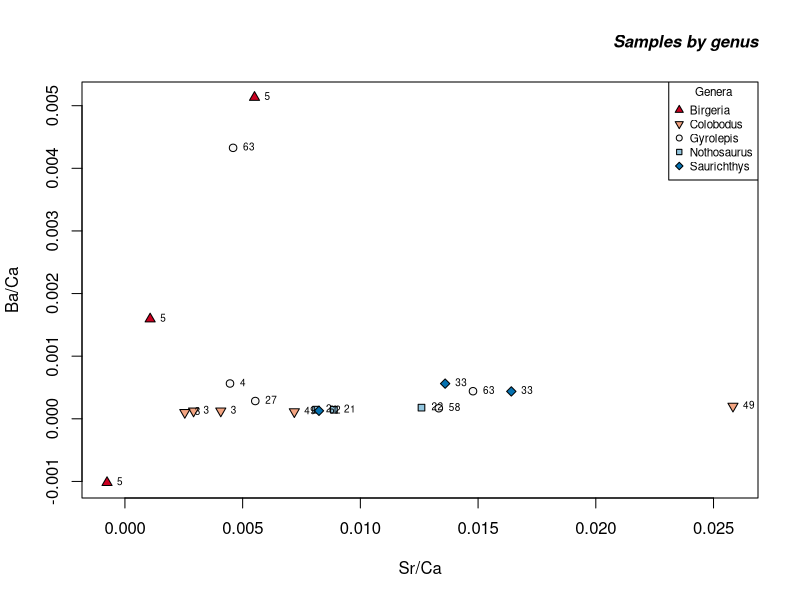
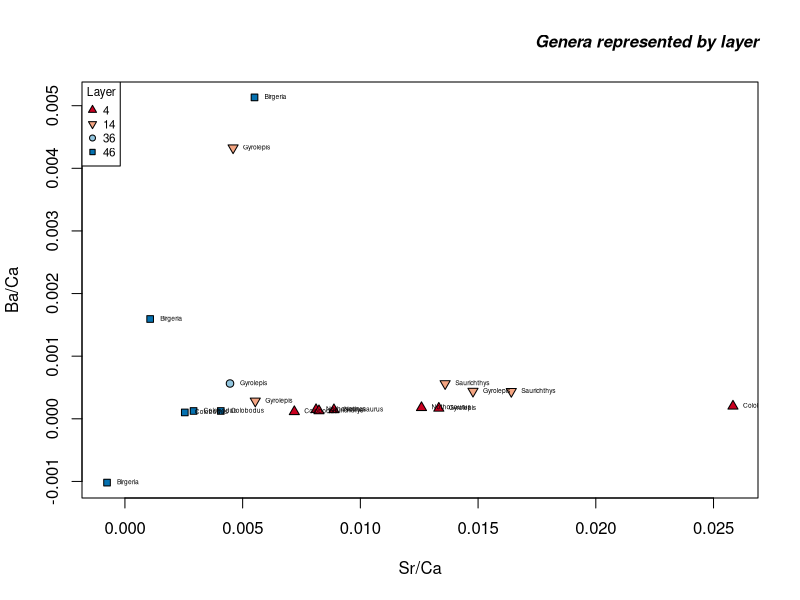
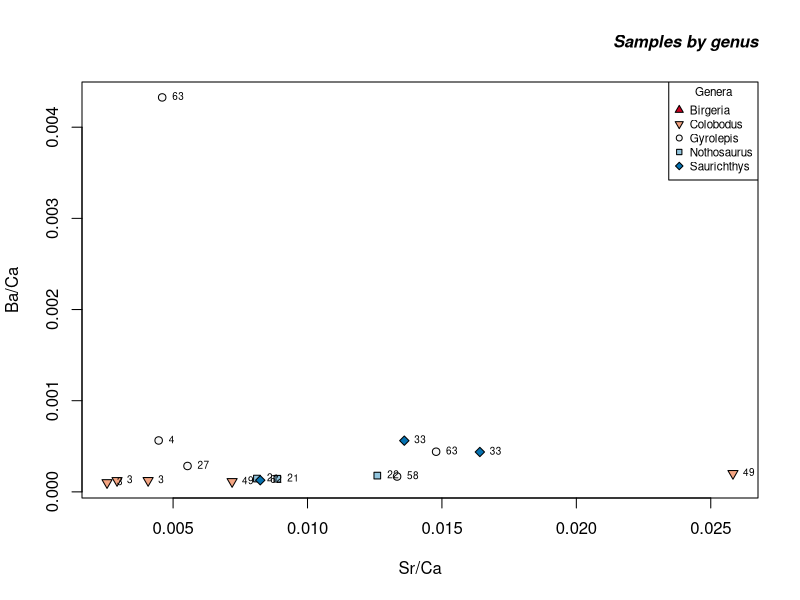
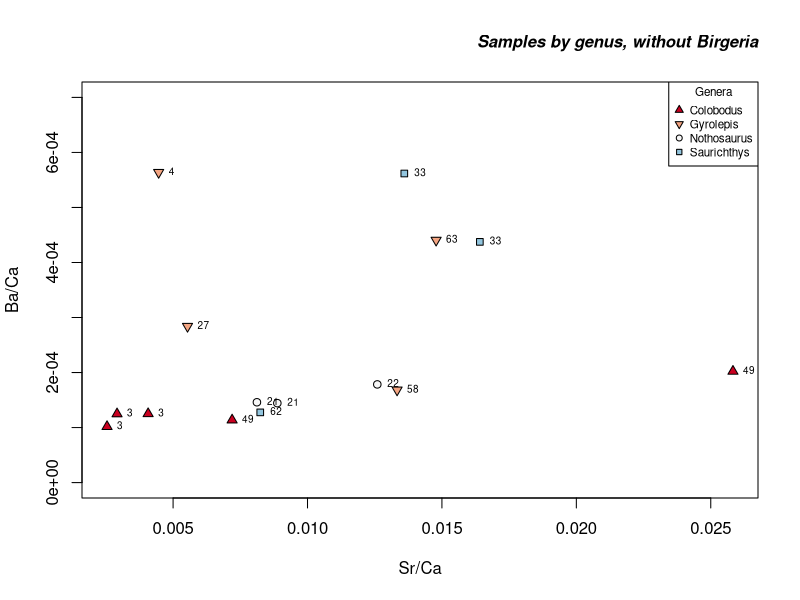
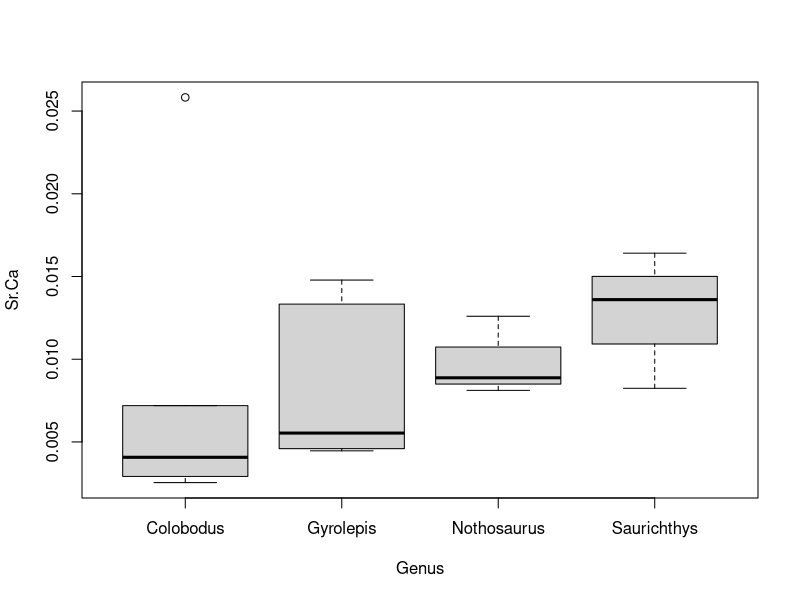

Write the R code that produced these figures, in order.
# read in data
Winterswijk_LA <- read.csv(file = "DataThesis.csv",
                           header = T,
                           sep = ";")
# change rownames

rownames(Winterswijk_LA) <- Winterswijk_LA[,1]
Winterswijk_LA <- Winterswijk_LA[,-1]

# remove standards
Winterswijk_WS<-Winterswijk_LA[!startsWith(rownames(Winterswijk_LA), "N6"),]

#make all variables numericals
Winterswijk_WS[,5:17]<-apply(Winterswijk_WS[,5:17],2,function(x) gsub("^<","\\1",x))
Winterswijk_WS[,5:17]<-apply(Winterswijk_WS[,5:17],2,as.numeric)

#calculate concentrations
Winterswijk_WS$Ca<-Winterswijk_WS$Ca43+Winterswijk_WS$Ca44
Winterswijk_WS$Sr<-Winterswijk_WS$Sr87+Winterswijk_WS$Sr88
Winterswijk_WS$Ba<-Winterswijk_WS$Ba137+Winterswijk_WS$Ba138
Winterswijk_WS<-Winterswijk_WS[,-c(5,6,12,13,15,16)]

# calculate ratios of elements
Winterswijk_WS$Sr.Ca<-Winterswijk_WS$Sr/Winterswijk_WS$Ca
Winterswijk_WS$Ba.Ca<-Winterswijk_WS$Ba/Winterswijk_WS$Ca

# make variables factors
Winterswijk_WS$Genus<-as.factor(Winterswijk_WS$Genus)
Winterswijk_WS$Layer<-as.factor(Winterswijk_WS$Layer)
Winterswijk_WS$Specimen<-as.factor(Winterswijk_WS$Specimen)

library(RColorBrewer)

Winterswijk_Complete <- Winterswijk_WS
Winterswijk_Complete$Genus <- droplevels(Winterswijk_Complete$Genus)

#### Scatterplot of all data ####

# Asign taxa names to colors
Genus_colors <- setNames(brewer.pal(length(levels(Winterswijk_Complete$Genus)), "RdBu"), levels(Winterswijk_Complete$Genus))

plot(Winterswijk_Complete$Sr.Ca,Winterswijk_Complete$Ba.Ca,
     xlab="Sr/Ca", ylab="Ba/Ca",
     col = "black",
     pch=c(24, 25, 21, 22, 23)[Winterswijk_Complete$Genus],
     bg=Genus_colors[Winterswijk_Complete$Genus])

text(Winterswijk_Complete$Sr.Ca,
     Winterswijk_Complete$Ba.Ca,
     labels = Winterswijk_Complete$Specimen,
     pos = 4,
     cex=0.6)

legend(x="topright",
       title = "Genera",
       legend=levels(Winterswijk_Complete$Genus),
       col = "black",
       pch=c(24, 25, 21, 22, 23),
       pt.bg = Genus_colors,
       cex=0.7,
       pt.cex = 0.8)
title("Samples by genus",
      font.main=4, 
      adj=1, 
      cex.main=1)

#### Scatterplot by layers #### 

Winterswijk_Complete$Layer <- droplevels(Winterswijk_Complete$Layer)

# Asign taxa names to colors
Layer_colors <- setNames(brewer.pal(length(levels(Winterswijk_Complete$Layer)), "RdBu"), levels(Winterswijk_Complete$Layer))

plot(Winterswijk_Complete$Sr.Ca,Winterswijk_Complete$Ba.Ca,
     xlab="Sr/Ca", ylab="Ba/Ca",
     col = "black",
     pch=c(24, 25, 21, 22)[Winterswijk_Complete$Layer],
     bg=Layer_colors[Winterswijk_Complete$Layer])

text(Winterswijk_Complete$Sr.Ca,
     Winterswijk_Complete$Ba.Ca,
     labels = Winterswijk_Complete$Genus,
     pos = 4,
     cex=0.4)

legend(x="topleft",
       title = "Layer",
       legend=levels(Winterswijk_Complete$Layer), 
       col = "black",
       pch=c(24, 25, 21, 22),
       pt.bg = Layer_colors,
       cex=0.7,
       pt.cex = 0.8)
title("Genera represented by layer",
      font.main=4, adj=1, cex.main=1)

#### Plot genera without Birgeria ####

# This naming scheme may get confusing

Winterswijk_Complete <- Winterswijk_Complete[which(Winterswijk_Complete$Specimen != 5),]
Winterswijk_Complete$Specimen <- droplevels(Winterswijk_Complete$Specimen)

plot(Winterswijk_Complete$Sr.Ca,Winterswijk_Complete$Ba.Ca,
     xlab="Sr/Ca", 
     ylab="Ba/Ca",
     col = "black",
     pch=c(24, 25, 21, 22, 23)[Winterswijk_Complete$Genus],
     bg=Genus_colors[Winterswijk_Complete$Genus])

text(Winterswijk_Complete$Sr.Ca,
     Winterswijk_Complete$Ba.Ca,
     labels = Winterswijk_Complete$Specimen,
     pos = 4,
     cex=0.6)

legend(x="topright",
       title = "Genera",
       legend=levels(Winterswijk_Complete$Genus),
       col = "black",
       pch=c(24, 25, 21, 22, 23),
       pt.bg = Genus_colors,
       cex=0.7,
       pt.cex = 0.8)
title("Samples by genus",
      font.main=4, 
      adj=1, 
      cex.main=1)

#### Plot genera without Birgeria and the odd Colobodus ####

# This naming scheme may get confusing

Winterswijk_Complete <- Winterswijk_Complete[which(Winterswijk_Complete$Specimen != 5),]
Winterswijk_Complete$Specimen <- droplevels(Winterswijk_Complete$Specimen)
Winterswijk_Complete$Genus <- droplevels(Winterswijk_Complete$Genus)

plot(Winterswijk_Complete$Sr.Ca,Winterswijk_Complete$Ba.Ca,
     xlab="Sr/Ca", 
     ylab="Ba/Ca",
     ylim = c(0, 0.0007),
     col = "black",
     pch=c(24, 25, 21, 22, 23)[Winterswijk_Complete$Genus],
     bg=Genus_colors[Winterswijk_Complete$Genus])

text(Winterswijk_Complete$Sr.Ca,
     Winterswijk_Complete$Ba.Ca,
     labels = Winterswijk_Complete$Specimen,
     pos = 4,
     cex=0.6)

legend(x="topright",
       title = "Genera",
       legend=levels(Winterswijk_Complete$Genus),
       col = "black",
       pch=c(24, 25, 21, 22, 23),
       pt.bg = Genus_colors,
       cex=0.7,
       pt.cex = 0.8)
title("Samples by genus, without Birgeria",
      font.main=4, 
      adj=1, 
      cex.main=1)

#### Check if all is displayed correctly ####

boxplot(Sr.Ca ~ Genus,
        data = Winterswijk_Complete)
# This shows that L4colobodus2-20 is also probably measured incorrectly
